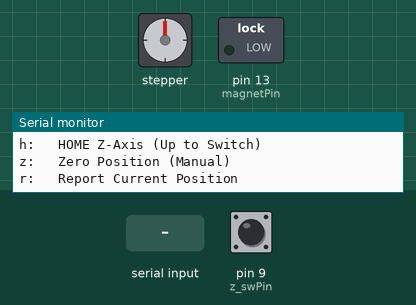
Recording of a sketch running on a simulated Arduino Uno, built with avr-gcc and run on an emulated ATmega328P. Parts: stepper motor, switched loads named in the sketch (green lamp = pin HIGH), the last lines printed to the serial monitor. Inputs (shaded band) come from the test bench; at power-on: pin 9 (z_swPin) HIGH. Stepper angles assume 200 steps per turn.

Above: at 1.3 s.
1.4 s: "w" received over Serial
At 2.8 s:
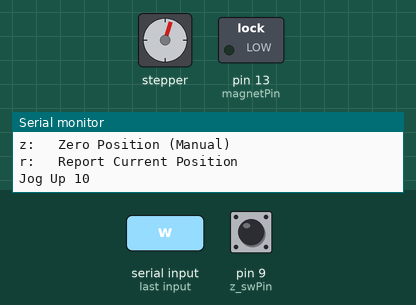
3.1 s: "S" received over Serial
At 5.1 s:
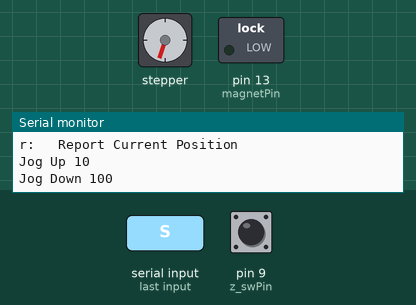
6.1 s: "m" received over Serial
At 7.3 s:
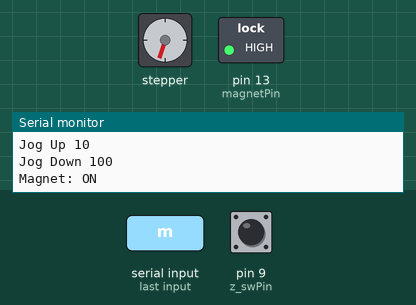
7.6 s: "h" received over Serial
At 8.1 s:
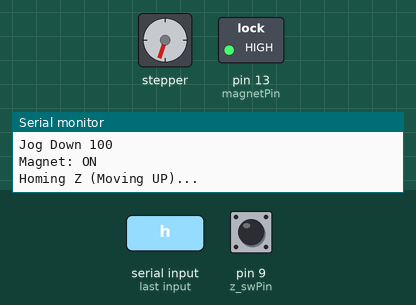
Timing chart, 0 to 67.1 s (numbered marks = the images above; inputs shaded):
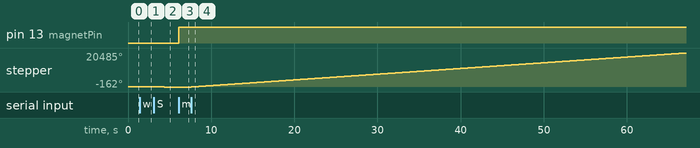

The sketch:

z_calibration.ino
```cpp
#include <AccelStepper.h>

/**
 * Z-Axis & Electromagnet Calibration Tool
 *
 * Commands:
 * 'w': Up 10 steps
 * 's': Down 10 steps
 * 'W': Up 100 steps
 * 'S': Down 100 steps
 * 'm': Toggle Electromagnet (Pin 13)
 * 'z': Set Current Position as 0 (Home)
 * 'r': Report Current Position
 */

// --- Pin Definitions (From gantry_control.ino + User Request) ---
const int z_dirPin = 12;
const int z_stepPin = 11;
const int magnetPin = 13; // User requested Pin 13
const int z_swPin = 9;    // Limit Switch (from gantry_control.ino)

AccelStepper zAxis(AccelStepper::DRIVER, z_stepPin, z_dirPin);

bool magnetState = false;

void setup() {
  Serial.begin(9600);

  pinMode(magnetPin, OUTPUT);
  digitalWrite(magnetPin, LOW);

  pinMode(z_swPin, INPUT_PULLUP);

  zAxis.setMaxSpeed(500.0);
  zAxis.setAcceleration(200.0);

  Serial.println("--- Z-Axis Calibration ---");
  Serial.println("w/s: Jog Small (10)");
  Serial.println("W/S: Jog Large (100)");
  Serial.println("m:   Toggle Magnet");
  Serial.println("h:   HOME Z-Axis (Up to Switch)");
  Serial.println("z:   Zero Position (Manual)");
  Serial.println("r:   Report Current Position");
}

void loop() {
  if (Serial.available() > 0) {
    char c = Serial.read();

    // Move commands
    if (c == 'w') {
      zAxis.move(10);
      Serial.println("Jog Up 10");
    } else if (c == 's') {
      zAxis.move(-10);
      Serial.println("Jog Down 10");
    } else if (c == 'W') {
      zAxis.move(100);
      Serial.println("Jog Up 100");
    } else if (c == 'S') {
      zAxis.move(-100);
      Serial.println("Jog Down 100");
    }
    // Magnet
    else if (c == 'm') {
      magnetState = !magnetState;
      digitalWrite(magnetPin, magnetState ? HIGH : LOW);
      Serial.print("Magnet: ");
      Serial.println(magnetState ? "ON" : "OFF");
    }
    // Homing (NEW)
    else if (c == 'h') {
      Serial.println("Homing Z (Moving UP)...");
      zAxis.setMaxSpeed(200); // Slow homing speed
      zAxis.setSpeed(200);    // Positive = UP

      while (digitalRead(z_swPin) == HIGH) { // Wait for Switch (LOW)
        zAxis.runSpeed();
      }

      zAxis.setSpeed(0);
      zAxis.setCurrentPosition(0);
      zAxis.setMaxSpeed(500.0); // Restore max speed
      Serial.println("Homed! Position set to 0.");
    }
    // Zeroing
    else if (c == 'z') {
      zAxis.setCurrentPosition(0);
      Serial.println("Position Zeroed!");
    }
    // Report
    else if (c == 'r') {
      Serial.print("Current Pos: ");
      Serial.println(zAxis.currentPosition());
      Serial.print("Switch: ");
      Serial.println(digitalRead(z_swPin) == LOW ? "TRIGGERED" : "OPEN");
    }
  }

  zAxis.run();
}

void printInstructions() {
  // Optional: periodic status
}
```

Measured:
- after the input at 1.4 s, stepper: turns 18° clockwise in 0.27 s, starting at once
- after the input at 3.1 s, stepper: turns 180° counter-clockwise in 1.2 s, starting at once
- after the input at 6.1 s, pin 13 (magnetPin): LOW → HIGH at once
- after the input at 7.6 s, stepper: keeps turning clockwise at about 347°/s, starting at once
